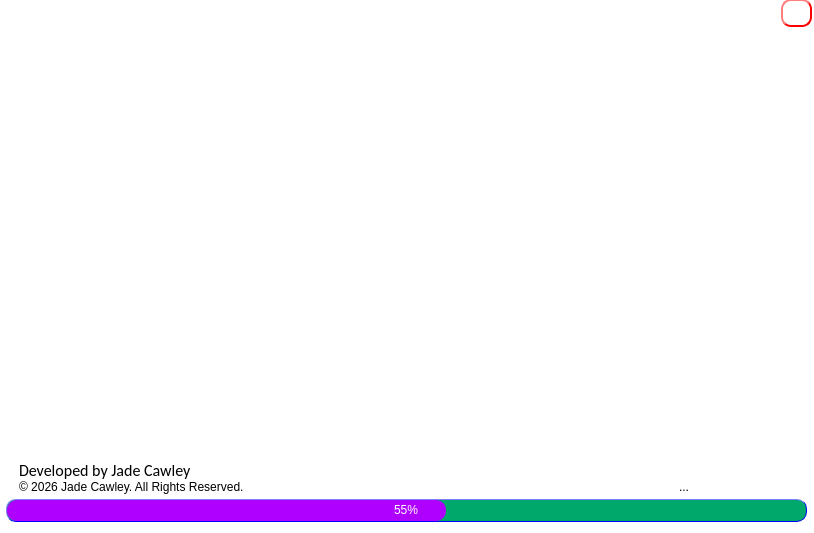
<?xml version="1.0" encoding="UTF-8"?>
<ui version="4.0">
 <class>MainWindow</class>
 <widget class="QMainWindow" name="MainWindow">
  <property name="geometry">
   <rect>
    <x>0</x>
    <y>0</y>
    <width>814</width>
    <height>533</height>
   </rect>
  </property>
  <property name="windowTitle">
   <string>MainWindow</string>
  </property>
  <widget class="QWidget" name="centralwidget">
   <widget class="QFrame" name="frame">
    <property name="geometry">
     <rect>
      <x>-1</x>
      <y>-1</y>
      <width>821</width>
      <height>601</height>
     </rect>
    </property>
    <property name="autoFillBackground">
     <bool>false</bool>
    </property>
    <property name="styleSheet">
     <string notr="true">QFrame{
	background:white;
	color:white;
}</string>
    </property>
    <property name="frameShape">
     <enum>QFrame::Shape::StyledPanel</enum>
    </property>
    <property name="frameShadow">
     <enum>QFrame::Shadow::Raised</enum>
    </property>
    <widget class="QProgressBar" name="progressBar">
     <property name="geometry">
      <rect>
       <x>7</x>
       <y>500</y>
       <width>801</width>
       <height>23</height>
      </rect>
     </property>
     <property name="styleSheet">
      <string notr="true">QProgressBar {
	background-color: #00A86B;
	color: white;
	border-style: outset;
	border-width: 1px;
	border-color: blue;
	border-radius: 10%;
	text-align: center; 
}
QProgressBar::chunk {
	background-color: #af00ff;
	border-radius:10%;
}</string>
     </property>
     <property name="value">
      <number>55</number>
     </property>
    </widget>
    <widget class="QLabel" name="label">
     <property name="geometry">
      <rect>
       <x>20</x>
       <y>461</y>
       <width>191</width>
       <height>20</height>
      </rect>
     </property>
     <property name="styleSheet">
      <string notr="true">QLabel{
	color: rgb(0, 0, 0);
	font-size:16px;
	font-family:calibri;
}</string>
     </property>
     <property name="text">
      <string>Developed by Jade Cawley</string>
     </property>
    </widget>
    <widget class="QLabel" name="label_2">
     <property name="geometry">
      <rect>
       <x>20</x>
       <y>480</y>
       <width>241</width>
       <height>16</height>
      </rect>
     </property>
     <property name="styleSheet">
      <string notr="true">color: rgb(0, 0, 0);</string>
     </property>
     <property name="text">
      <string>© 2026 Jade Cawley. All Rights Reserved.</string>
     </property>
    </widget>
    <widget class="QLabel" name="status">
     <property name="geometry">
      <rect>
       <x>680</x>
       <y>480</y>
       <width>121</width>
       <height>16</height>
      </rect>
     </property>
     <property name="styleSheet">
      <string notr="true">color: rgb(0, 0, 0);</string>
     </property>
     <property name="text">
      <string>...</string>
     </property>
    </widget>
    <widget class="QPushButton" name="Quit">
     <property name="geometry">
      <rect>
       <x>782</x>
       <y>0</y>
       <width>31</width>
       <height>28</height>
      </rect>
     </property>
     <property name="cursor">
      <cursorShape>PointingHandCursor</cursorShape>
     </property>
     <property name="styleSheet">
      <string notr="true">QPushButton{
	font: 14pt &quot;Segoe UI&quot;;
	background:white;
	border-style: outset;
    border-width: 2px;
    border-radius: 10px;
    border-color: red;
	color:white;
}
QPushButton:pressed {
    background-color: rgb(224, 0, 0);
    border-style: inset;
}</string>
     </property>
     <property name="text">
      <string>❌</string>
     </property>
     <property name="default">
      <bool>false</bool>
     </property>
    </widget>
    <widget class="QLabel" name="label_4">
     <property name="geometry">
      <rect>
       <x>310</x>
       <y>260</y>
       <width>201</width>
       <height>16</height>
      </rect>
     </property>
     <property name="text">
      <string>An operating system for everyone.</string>
     </property>
    </widget>
    <widget class="QLabel" name="label_5">
     <property name="geometry">
      <rect>
       <x>0</x>
       <y>0</y>
       <width>811</width>
       <height>481</height>
      </rect>
     </property>
     <property name="frameShape">
      <enum>QFrame::Shape::NoFrame</enum>
     </property>
     <property name="text">
      <string/>
     </property>
     <property name="pixmap">
      <pixmap resource="images.qrc">:/splash.png</pixmap>
     </property>
    </widget>
    <zorder>label_5</zorder>
    <zorder>progressBar</zorder>
    <zorder>label</zorder>
    <zorder>label_2</zorder>
    <zorder>status</zorder>
    <zorder>Quit</zorder>
    <zorder>label_4</zorder>
   </widget>
  </widget>
 </widget>
 <resources>
  <include location="images.qrc"/>
 </resources>
 <connections/>
</ui>
